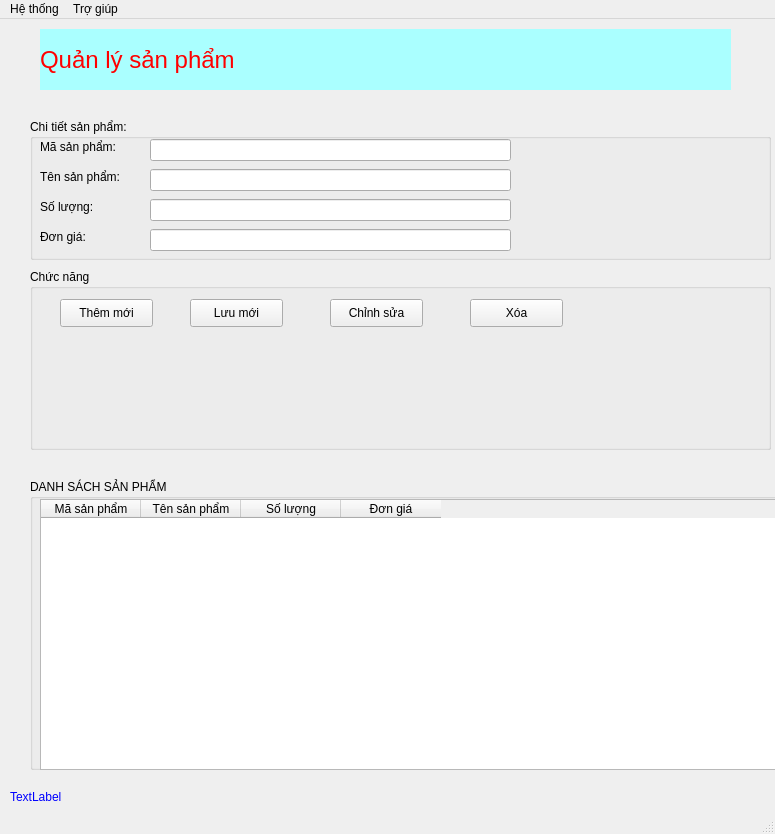
<?xml version="1.0" encoding="UTF-8"?>
<ui version="4.0">
 <class>MainWindow</class>
 <widget class="QMainWindow" name="MainWindow">
  <property name="geometry">
   <rect>
    <x>0</x>
    <y>0</y>
    <width>775</width>
    <height>834</height>
   </rect>
  </property>
  <property name="windowTitle">
   <string>MainWindow</string>
  </property>
  <widget class="QWidget" name="centralwidget">
   <widget class="QLabel" name="label">
    <property name="geometry">
     <rect>
      <x>40</x>
      <y>10</y>
      <width>691</width>
      <height>61</height>
     </rect>
    </property>
    <property name="font">
     <font>
      <pointsize>18</pointsize>
     </font>
    </property>
    <property name="styleSheet">
     <string notr="true">color: rgb(255, 0, 0);
background-color: rgb(170, 255, 255);</string>
    </property>
    <property name="text">
     <string>Quản lý sản phẩm</string>
    </property>
   </widget>
   <widget class="QLabel" name="labelWelcome">
    <property name="geometry">
     <rect>
      <x>10</x>
      <y>770</y>
      <width>421</width>
      <height>16</height>
     </rect>
    </property>
    <property name="styleSheet">
     <string notr="true">color: rgb(0, 0, 255);</string>
    </property>
    <property name="text">
     <string>TextLabel</string>
    </property>
   </widget>
   <widget class="QGroupBox" name="groupBox">
    <property name="geometry">
     <rect>
      <x>30</x>
      <y>100</y>
      <width>741</width>
      <height>141</height>
     </rect>
    </property>
    <property name="font">
     <font>
      <weight>50</weight>
      <bold>false</bold>
     </font>
    </property>
    <property name="title">
     <string>Chi tiết sản phẩm:</string>
    </property>
    <widget class="QLabel" name="label_2">
     <property name="geometry">
      <rect>
       <x>10</x>
       <y>20</y>
       <width>121</width>
       <height>16</height>
      </rect>
     </property>
     <property name="text">
      <string>Mã sản phẩm:</string>
     </property>
    </widget>
    <widget class="QLabel" name="label_3">
     <property name="geometry">
      <rect>
       <x>10</x>
       <y>50</y>
       <width>101</width>
       <height>16</height>
      </rect>
     </property>
     <property name="text">
      <string>Tên sản phẩm:</string>
     </property>
    </widget>
    <widget class="QLabel" name="label_4">
     <property name="geometry">
      <rect>
       <x>10</x>
       <y>80</y>
       <width>111</width>
       <height>16</height>
      </rect>
     </property>
     <property name="text">
      <string>Số lượng:</string>
     </property>
    </widget>
    <widget class="QLabel" name="label_5">
     <property name="geometry">
      <rect>
       <x>10</x>
       <y>110</y>
       <width>111</width>
       <height>16</height>
      </rect>
     </property>
     <property name="text">
      <string>Đơn giá:</string>
     </property>
    </widget>
    <widget class="QLineEdit" name="lineEditzMaSanPham">
     <property name="geometry">
      <rect>
       <x>120</x>
       <y>20</y>
       <width>361</width>
       <height>22</height>
      </rect>
     </property>
    </widget>
    <widget class="QLineEdit" name="lineEditTenSanPham">
     <property name="geometry">
      <rect>
       <x>120</x>
       <y>50</y>
       <width>361</width>
       <height>22</height>
      </rect>
     </property>
    </widget>
    <widget class="QLineEdit" name="lineEditSoLuong">
     <property name="geometry">
      <rect>
       <x>120</x>
       <y>80</y>
       <width>361</width>
       <height>22</height>
      </rect>
     </property>
    </widget>
    <widget class="QLineEdit" name="lineEditDonGia">
     <property name="geometry">
      <rect>
       <x>120</x>
       <y>110</y>
       <width>361</width>
       <height>22</height>
      </rect>
     </property>
    </widget>
   </widget>
   <widget class="QGroupBox" name="groupBox_2">
    <property name="geometry">
     <rect>
      <x>30</x>
      <y>250</y>
      <width>741</width>
      <height>181</height>
     </rect>
    </property>
    <property name="title">
     <string>Chức năng</string>
    </property>
    <widget class="QPushButton" name="pushButtonLuuMoi">
     <property name="geometry">
      <rect>
       <x>160</x>
       <y>30</y>
       <width>93</width>
       <height>28</height>
      </rect>
     </property>
     <property name="text">
      <string>Lưu mới</string>
     </property>
     <property name="icon">
      <iconset>
       <normaloff>../../../../../../coding_K23416/Course1_date04Nov2024_day8/Course1/QuanLySanPham/images/images/icon_save.png</normaloff>../../../../../../coding_K23416/Course1_date04Nov2024_day8/Course1/QuanLySanPham/images/images/icon_save.png</iconset>
     </property>
    </widget>
    <widget class="QPushButton" name="pushButtonChinhSua">
     <property name="geometry">
      <rect>
       <x>300</x>
       <y>30</y>
       <width>93</width>
       <height>28</height>
      </rect>
     </property>
     <property name="text">
      <string>Chỉnh sửa</string>
     </property>
     <property name="icon">
      <iconset>
       <normaloff>../../../../../../coding_K23416/Course1_date04Nov2024_day8/Course1/QuanLySanPham/images/images/icon_edit.png</normaloff>../../../../../../coding_K23416/Course1_date04Nov2024_day8/Course1/QuanLySanPham/images/images/icon_edit.png</iconset>
     </property>
    </widget>
    <widget class="QPushButton" name="pushButtonXoa">
     <property name="geometry">
      <rect>
       <x>440</x>
       <y>30</y>
       <width>93</width>
       <height>28</height>
      </rect>
     </property>
     <property name="text">
      <string>Xóa</string>
     </property>
     <property name="icon">
      <iconset>
       <normaloff>../../../../../../coding_K23416/Course1_date04Nov2024_day8/Course1/QuanLySanPham/images/images/icon_delete.png</normaloff>../../../../../../coding_K23416/Course1_date04Nov2024_day8/Course1/QuanLySanPham/images/images/icon_delete.png</iconset>
     </property>
    </widget>
    <widget class="QPushButton" name="pushButtonThemMoi">
     <property name="geometry">
      <rect>
       <x>30</x>
       <y>30</y>
       <width>93</width>
       <height>28</height>
      </rect>
     </property>
     <property name="text">
      <string>Thêm mới</string>
     </property>
     <property name="icon">
      <iconset>
       <normaloff>../../../../../../coding_K23416/Course1_date04Nov2024_day8/Course1/QuanLySanPham/images/images/icon_add.png</normaloff>../../../../../../coding_K23416/Course1_date04Nov2024_day8/Course1/QuanLySanPham/images/images/icon_add.png</iconset>
     </property>
    </widget>
   </widget>
   <widget class="QGroupBox" name="groupBox_3">
    <property name="geometry">
     <rect>
      <x>30</x>
      <y>460</y>
      <width>751</width>
      <height>291</height>
     </rect>
    </property>
    <property name="title">
     <string>DANH SÁCH SẢN PHẨM</string>
    </property>
    <widget class="QTableView" name="dsqp">
     <property name="geometry">
      <rect>
       <x>10</x>
       <y>20</y>
       <width>731</width>
       <height>261</height>
      </rect>
     </property>
    </widget>
    <widget class="QTableWidget" name="tableWidgetSanPham">
     <property name="geometry">
      <rect>
       <x>10</x>
       <y>20</y>
       <width>741</width>
       <height>271</height>
      </rect>
     </property>
     <column>
      <property name="text">
       <string>Mã sản phẩm</string>
      </property>
     </column>
     <column>
      <property name="text">
       <string>Tên sản phẩm</string>
      </property>
     </column>
     <column>
      <property name="text">
       <string>Số lượng</string>
      </property>
     </column>
     <column>
      <property name="text">
       <string>Đơn giá</string>
      </property>
     </column>
    </widget>
   </widget>
  </widget>
  <widget class="QMenuBar" name="menubar">
   <property name="geometry">
    <rect>
     <x>0</x>
     <y>0</y>
     <width>775</width>
     <height>26</height>
    </rect>
   </property>
   <widget class="QMenu" name="menuHeThong">
    <property name="title">
     <string>Hệ thống</string>
    </property>
    <addaction name="actionThongTinTaiKhoan"/>
    <addaction name="separator"/>
    <addaction name="actionDoiMatKhau"/>
    <addaction name="separator"/>
    <addaction name="actionLuufile"/>
    <addaction name="separator"/>
    <addaction name="actionDocfile"/>
    <addaction name="separator"/>
    <addaction name="actionThoatPhanMem"/>
    <addaction name="separator"/>
   </widget>
   <widget class="QMenu" name="menuTroGiup">
    <property name="title">
     <string>Trợ giúp</string>
    </property>
    <addaction name="actionHuongDanSuDungPhanMem"/>
    <addaction name="separator"/>
    <addaction name="actionGioiThieuPhanMem"/>
   </widget>
   <addaction name="menuHeThong"/>
   <addaction name="menuTroGiup"/>
  </widget>
  <widget class="QStatusBar" name="statusbar"/>
  <action name="actionHuongDanSuDungPhanMem">
   <property name="icon">
    <iconset>
     <normaloff>C:/Users/DO NHAT BAN/.designer/images/ic_huongdan.png</normaloff>C:/Users/DO NHAT BAN/.designer/images/ic_huongdan.png</iconset>
   </property>
   <property name="text">
    <string>Hướng dẫn sử dụng phần mềm</string>
   </property>
   <property name="shortcut">
    <string>F1</string>
   </property>
  </action>
  <action name="actionGioiThieuPhanMem">
   <property name="icon">
    <iconset>
     <normaloff>C:/Users/DO NHAT BAN/.designer/images/ic_gioithieu.png</normaloff>C:/Users/DO NHAT BAN/.designer/images/ic_gioithieu.png</iconset>
   </property>
   <property name="text">
    <string>Giới thiệu phần mềm</string>
   </property>
  </action>
  <action name="actionThongTinTaiKhoan">
   <property name="icon">
    <iconset>
     <normaloff>../../../../../../coding_K23416/Course1_date04Nov2024_day8/Course1/QuanLySanPham/images/images/info_information.png</normaloff>../../../../../../coding_K23416/Course1_date04Nov2024_day8/Course1/QuanLySanPham/images/images/info_information.png</iconset>
   </property>
   <property name="text">
    <string>Thông tin tài khoản</string>
   </property>
   <property name="shortcut">
    <string>Ctrl+I</string>
   </property>
  </action>
  <action name="actionDoiMatKhau">
   <property name="icon">
    <iconset>
     <normaloff>../../../../../../coding_K23416/Course1_date04Nov2024_day8/Course1/QuanLySanPham/images/images/changepassword_icon.png</normaloff>../../../../../../coding_K23416/Course1_date04Nov2024_day8/Course1/QuanLySanPham/images/images/changepassword_icon.png</iconset>
   </property>
   <property name="text">
    <string>Đổi mật khẩu</string>
   </property>
  </action>
  <action name="actionThoatPhanMem">
   <property name="icon">
    <iconset>
     <normaloff>../../../../../../coding_K23416/Course1_date04Nov2024_day8/Course1/QuanLySanPham/images/images/icon_close.png</normaloff>../../../../../../coding_K23416/Course1_date04Nov2024_day8/Course1/QuanLySanPham/images/images/icon_close.png</iconset>
   </property>
   <property name="text">
    <string>Thoát phần mềm</string>
   </property>
  </action>
  <action name="actionLuufile">
   <property name="icon">
    <iconset>
     <normaloff>../../../../../../coding_K23416/Course1_date04Nov2024_day8/Course1/QuanLySanPham/images/images/icon_save.png</normaloff>../../../../../../coding_K23416/Course1_date04Nov2024_day8/Course1/QuanLySanPham/images/images/icon_save.png</iconset>
   </property>
   <property name="text">
    <string>Lưu file</string>
   </property>
  </action>
  <action name="actionDocfile">
   <property name="icon">
    <iconset>
     <normaloff>../../../../../../coding_K23416/Course1_date04Nov2024_day8/Course1/QuanLySanPham/images/images/icon_json.png</normaloff>../../../../../../coding_K23416/Course1_date04Nov2024_day8/Course1/QuanLySanPham/images/images/icon_json.png</iconset>
   </property>
   <property name="text">
    <string>Đọc file</string>
   </property>
   <property name="shortcut">
    <string>Ctrl+O</string>
   </property>
  </action>
 </widget>
 <resources/>
 <connections>
  <connection>
   <sender>pushButtonThemMoi</sender>
   <signal>clicked()</signal>
   <receiver>lineEditzMaSanPham</receiver>
   <slot>clear()</slot>
   <hints>
    <hint type="sourcelabel">
     <x>106</x>
     <y>319</y>
    </hint>
    <hint type="destinationlabel">
     <x>330</x>
     <y>156</y>
    </hint>
   </hints>
  </connection>
  <connection>
   <sender>pushButtonThemMoi</sender>
   <signal>clicked()</signal>
   <receiver>lineEditTenSanPham</receiver>
   <slot>clear()</slot>
   <hints>
    <hint type="sourcelabel">
     <x>106</x>
     <y>319</y>
    </hint>
    <hint type="destinationlabel">
     <x>330</x>
     <y>186</y>
    </hint>
   </hints>
  </connection>
  <connection>
   <sender>pushButtonThemMoi</sender>
   <signal>clicked()</signal>
   <receiver>lineEditSoLuong</receiver>
   <slot>clear()</slot>
   <hints>
    <hint type="sourcelabel">
     <x>106</x>
     <y>319</y>
    </hint>
    <hint type="destinationlabel">
     <x>330</x>
     <y>216</y>
    </hint>
   </hints>
  </connection>
  <connection>
   <sender>pushButtonThemMoi</sender>
   <signal>clicked()</signal>
   <receiver>lineEditDonGia</receiver>
   <slot>clear()</slot>
   <hints>
    <hint type="sourcelabel">
     <x>106</x>
     <y>319</y>
    </hint>
    <hint type="destinationlabel">
     <x>330</x>
     <y>246</y>
    </hint>
   </hints>
  </connection>
  <connection>
   <sender>pushButtonThemMoi</sender>
   <signal>clicked()</signal>
   <receiver>lineEditzMaSanPham</receiver>
   <slot>setFocus()</slot>
   <hints>
    <hint type="sourcelabel">
     <x>106</x>
     <y>319</y>
    </hint>
    <hint type="destinationlabel">
     <x>330</x>
     <y>156</y>
    </hint>
   </hints>
  </connection>
 </connections>
</ui>
